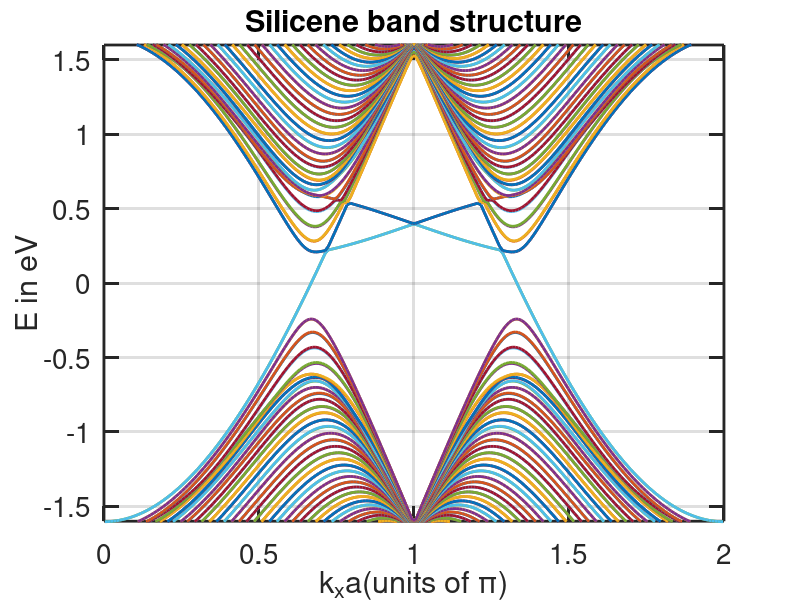

The MATLAB script that drew this image:
clear;
clc;
close all;

M = csvread('silicene_band_d20_rev.csv');

figure
plot(M(:,1)./pi,M(:,2:end),'LineWidth',2)
set(gca,'linewidth',2,'fontname','Helvetica','fontsize',20)
set(gca,'ticklength',[0.025 0.025])
ylim([-1.6 1.6])
xlabel('k_{x}a(units of \pi)')
ylabel('E in eV')
title('Silicene band structure')
grid on
% saveas(gcf,'silicene_band_d20_rev.jpg')